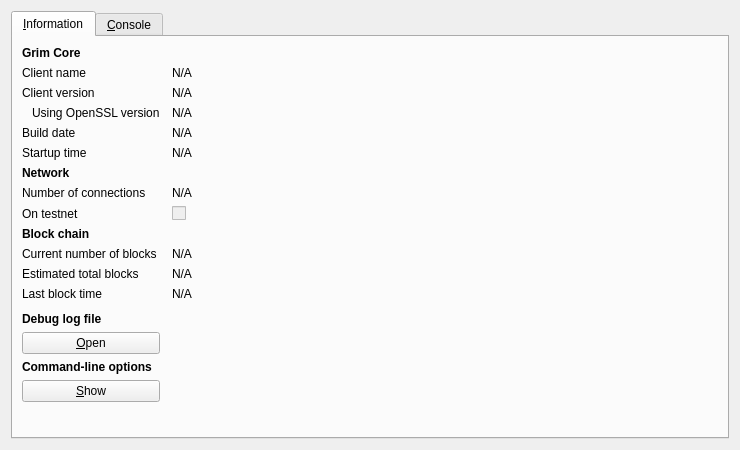
<?xml version="1.0" encoding="UTF-8"?>
<ui version="4.0">
 <class>RPCConsole</class>
 <widget class="QDialog" name="RPCConsole">
  <property name="geometry">
   <rect>
    <x>0</x>
    <y>0</y>
    <width>740</width>
    <height>450</height>
   </rect>
  </property>
  <property name="windowTitle">
   <string>Grim - Debug window</string>
  </property>
  <layout class="QVBoxLayout" name="verticalLayout_2">
   <item>
    <widget class="QTabWidget" name="tabWidget">
     <property name="currentIndex">
      <number>0</number>
     </property>
     <widget class="QWidget" name="tab_info">
      <attribute name="title">
       <string>&amp;Information</string>
      </attribute>
      <layout class="QGridLayout" name="gridLayout" columnstretch="0,1">
       <property name="horizontalSpacing">
        <number>12</number>
       </property>
       <item row="0" column="0">
        <widget class="QLabel" name="label_9">
         <property name="font">
          <font>
           <weight>75</weight>
           <bold>true</bold>
          </font>
         </property>
         <property name="text">
          <string>Grim Core</string>
         </property>
        </widget>
       </item>
       <item row="1" column="0">
        <widget class="QLabel" name="label_5">
         <property name="text">
          <string>Client name</string>
         </property>
        </widget>
       </item>
       <item row="1" column="1">
        <widget class="QLabel" name="clientName">
         <property name="cursor">
          <cursorShape>IBeamCursor</cursorShape>
         </property>
         <property name="text">
          <string>N/A</string>
         </property>
         <property name="textFormat">
          <enum>Qt::PlainText</enum>
         </property>
         <property name="textInteractionFlags">
          <set>Qt::LinksAccessibleByMouse|Qt::TextSelectableByKeyboard|Qt::TextSelectableByMouse</set>
         </property>
        </widget>
       </item>
       <item row="2" column="0">
        <widget class="QLabel" name="label_6">
         <property name="text">
          <string>Client version</string>
         </property>
        </widget>
       </item>
       <item row="2" column="1">
        <widget class="QLabel" name="clientVersion">
         <property name="cursor">
          <cursorShape>IBeamCursor</cursorShape>
         </property>
         <property name="text">
          <string>N/A</string>
         </property>
         <property name="textFormat">
          <enum>Qt::PlainText</enum>
         </property>
         <property name="textInteractionFlags">
          <set>Qt::LinksAccessibleByMouse|Qt::TextSelectableByKeyboard|Qt::TextSelectableByMouse</set>
         </property>
        </widget>
       </item>
       <item row="3" column="0">
        <widget class="QLabel" name="label_14">
         <property name="text">
          <string>Using OpenSSL version</string>
         </property>
         <property name="indent">
          <number>10</number>
         </property>
        </widget>
       </item>
       <item row="3" column="1">
        <widget class="QLabel" name="openSSLVersion">
         <property name="cursor">
          <cursorShape>IBeamCursor</cursorShape>
         </property>
         <property name="text">
          <string>N/A</string>
         </property>
         <property name="textFormat">
          <enum>Qt::PlainText</enum>
         </property>
         <property name="textInteractionFlags">
          <set>Qt::LinksAccessibleByMouse|Qt::TextSelectableByKeyboard|Qt::TextSelectableByMouse</set>
         </property>
        </widget>
       </item>
       <item row="4" column="0">
        <widget class="QLabel" name="label_12">
         <property name="text">
          <string>Build date</string>
         </property>
        </widget>
       </item>
       <item row="4" column="1">
        <widget class="QLabel" name="buildDate">
         <property name="cursor">
          <cursorShape>IBeamCursor</cursorShape>
         </property>
         <property name="text">
          <string>N/A</string>
         </property>
         <property name="textFormat">
          <enum>Qt::PlainText</enum>
         </property>
         <property name="textInteractionFlags">
          <set>Qt::LinksAccessibleByMouse|Qt::TextSelectableByKeyboard|Qt::TextSelectableByMouse</set>
         </property>
        </widget>
       </item>
       <item row="5" column="0">
        <widget class="QLabel" name="label_13">
         <property name="text">
          <string>Startup time</string>
         </property>
        </widget>
       </item>
       <item row="5" column="1">
        <widget class="QLabel" name="startupTime">
         <property name="cursor">
          <cursorShape>IBeamCursor</cursorShape>
         </property>
         <property name="text">
          <string>N/A</string>
         </property>
         <property name="textFormat">
          <enum>Qt::PlainText</enum>
         </property>
         <property name="textInteractionFlags">
          <set>Qt::LinksAccessibleByMouse|Qt::TextSelectableByKeyboard|Qt::TextSelectableByMouse</set>
         </property>
        </widget>
       </item>
       <item row="6" column="0">
        <widget class="QLabel" name="label_11">
         <property name="font">
          <font>
           <weight>75</weight>
           <bold>true</bold>
          </font>
         </property>
         <property name="text">
          <string>Network</string>
         </property>
        </widget>
       </item>
       <item row="7" column="0">
        <widget class="QLabel" name="label_7">
         <property name="text">
          <string>Number of connections</string>
         </property>
        </widget>
       </item>
       <item row="7" column="1">
        <widget class="QLabel" name="numberOfConnections">
         <property name="cursor">
          <cursorShape>IBeamCursor</cursorShape>
         </property>
         <property name="text">
          <string>N/A</string>
         </property>
         <property name="textFormat">
          <enum>Qt::PlainText</enum>
         </property>
         <property name="textInteractionFlags">
          <set>Qt::LinksAccessibleByMouse|Qt::TextSelectableByKeyboard|Qt::TextSelectableByMouse</set>
         </property>
        </widget>
       </item>
       <item row="8" column="0">
        <widget class="QLabel" name="label_8">
         <property name="text">
          <string>On testnet</string>
         </property>
        </widget>
       </item>
       <item row="8" column="1">
        <widget class="QCheckBox" name="isTestNet">
         <property name="enabled">
          <bool>false</bool>
         </property>
         <property name="text">
          <string/>
         </property>
        </widget>
       </item>
       <item row="9" column="0">
        <widget class="QLabel" name="label_10">
         <property name="font">
          <font>
           <weight>75</weight>
           <bold>true</bold>
          </font>
         </property>
         <property name="text">
          <string>Block chain</string>
         </property>
        </widget>
       </item>
       <item row="10" column="0">
        <widget class="QLabel" name="label_3">
         <property name="text">
          <string>Current number of blocks</string>
         </property>
        </widget>
       </item>
       <item row="10" column="1">
        <widget class="QLabel" name="numberOfBlocks">
         <property name="cursor">
          <cursorShape>IBeamCursor</cursorShape>
         </property>
         <property name="text">
          <string>N/A</string>
         </property>
         <property name="textFormat">
          <enum>Qt::PlainText</enum>
         </property>
         <property name="textInteractionFlags">
          <set>Qt::LinksAccessibleByMouse|Qt::TextSelectableByKeyboard|Qt::TextSelectableByMouse</set>
         </property>
        </widget>
       </item>
       <item row="11" column="0">
        <widget class="QLabel" name="label_4">
         <property name="text">
          <string>Estimated total blocks</string>
         </property>
        </widget>
       </item>
       <item row="11" column="1">
        <widget class="QLabel" name="totalBlocks">
         <property name="cursor">
          <cursorShape>IBeamCursor</cursorShape>
         </property>
         <property name="text">
          <string>N/A</string>
         </property>
         <property name="textFormat">
          <enum>Qt::PlainText</enum>
         </property>
         <property name="textInteractionFlags">
          <set>Qt::LinksAccessibleByMouse|Qt::TextSelectableByKeyboard|Qt::TextSelectableByMouse</set>
         </property>
        </widget>
       </item>
       <item row="12" column="0">
        <widget class="QLabel" name="label_2">
         <property name="text">
          <string>Last block time</string>
         </property>
        </widget>
       </item>
       <item row="12" column="1">
        <widget class="QLabel" name="lastBlockTime">
         <property name="cursor">
          <cursorShape>IBeamCursor</cursorShape>
         </property>
         <property name="text">
          <string>N/A</string>
         </property>
         <property name="textFormat">
          <enum>Qt::PlainText</enum>
         </property>
         <property name="textInteractionFlags">
          <set>Qt::LinksAccessibleByMouse|Qt::TextSelectableByKeyboard|Qt::TextSelectableByMouse</set>
         </property>
        </widget>
       </item>
       <item row="13" column="0">
        <spacer name="verticalSpacer_2">
         <property name="orientation">
          <enum>Qt::Vertical</enum>
         </property>
         <property name="sizeHint" stdset="0">
          <size>
           <width>20</width>
           <height>20</height>
          </size>
         </property>
        </spacer>
       </item>
       <item row="14" column="0">
        <widget class="QLabel" name="labelDebugLogfile">
         <property name="font">
          <font>
           <weight>75</weight>
           <bold>true</bold>
          </font>
         </property>
         <property name="text">
          <string>Debug log file</string>
         </property>
        </widget>
       </item>
       <item row="15" column="0">
        <widget class="QPushButton" name="openDebugLogfileButton">
         <property name="toolTip">
          <string>Open the Grim debug log file from the current data directory. This can take a few seconds for large log files.</string>
         </property>
         <property name="text">
          <string>&amp;Open</string>
         </property>
         <property name="autoDefault">
          <bool>false</bool>
         </property>
        </widget>
       </item>
       <item row="16" column="0">
        <widget class="QLabel" name="labelCLOptions">
         <property name="font">
          <font>
           <weight>75</weight>
           <bold>true</bold>
          </font>
         </property>
         <property name="text">
          <string>Command-line options</string>
         </property>
        </widget>
       </item>
       <item row="17" column="0">
        <widget class="QPushButton" name="showCLOptionsButton">
         <property name="toolTip">
          <string>Show the Grim-Qt help message to get a list with possible Grim command-line options.</string>
         </property>
         <property name="text">
          <string>&amp;Show</string>
         </property>
         <property name="autoDefault">
          <bool>false</bool>
         </property>
        </widget>
       </item>
       <item row="18" column="0">
        <spacer name="verticalSpacer">
         <property name="orientation">
          <enum>Qt::Vertical</enum>
         </property>
         <property name="sizeHint" stdset="0">
          <size>
           <width>20</width>
           <height>40</height>
          </size>
         </property>
        </spacer>
       </item>
      </layout>
     </widget>
     <widget class="QWidget" name="tab_console">
      <attribute name="title">
       <string>&amp;Console</string>
      </attribute>
      <layout class="QVBoxLayout" name="verticalLayout_3">
       <property name="spacing">
        <number>3</number>
       </property>
       <item>
        <widget class="QTextEdit" name="messagesWidget">
         <property name="minimumSize">
          <size>
           <width>0</width>
           <height>100</height>
          </size>
         </property>
         <property name="readOnly">
          <bool>true</bool>
         </property>
         <property name="tabKeyNavigation" stdset="0">
          <bool>false</bool>
         </property>
         <property name="columnCount" stdset="0">
          <number>2</number>
         </property>
        </widget>
       </item>
       <item>
        <layout class="QHBoxLayout" name="horizontalLayout">
         <property name="spacing">
          <number>3</number>
         </property>
         <item>
          <widget class="QLabel" name="label">
           <property name="text">
            <string notr="true">&gt;</string>
           </property>
          </widget>
         </item>
         <item>
          <widget class="QLineEdit" name="lineEdit"/>
         </item>
         <item>
          <widget class="QPushButton" name="clearButton">
           <property name="maximumSize">
            <size>
             <width>24</width>
             <height>24</height>
            </size>
           </property>
           <property name="toolTip">
            <string>Clear console</string>
           </property>
           <property name="text">
            <string/>
           </property>
           <property name="icon">
            <iconset resource="../bitcoin.qrc">
             <normaloff>:/icons/remove</normaloff>:/icons/remove</iconset>
           </property>
           <property name="shortcut">
            <string notr="true">Ctrl+L</string>
           </property>
           <property name="autoDefault">
            <bool>false</bool>
           </property>
          </widget>
         </item>
        </layout>
       </item>
      </layout>
     </widget>
    </widget>
   </item>
  </layout>
 </widget>
 <resources>
  <include location="../bitcoin.qrc"/>
 </resources>
 <connections/>
</ui>
